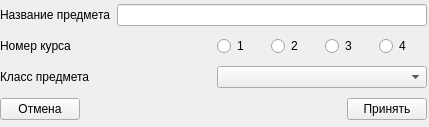
<?xml version="1.0" encoding="UTF-8"?>
<ui version="4.0">
 <class>Form</class>
 <widget class="QWidget" name="Form">
  <property name="geometry">
   <rect>
    <x>0</x>
    <y>0</y>
    <width>429</width>
    <height>127</height>
   </rect>
  </property>
  <property name="sizePolicy">
   <sizepolicy hsizetype="Fixed" vsizetype="Fixed">
    <horstretch>0</horstretch>
    <verstretch>0</verstretch>
   </sizepolicy>
  </property>
  <property name="minimumSize">
   <size>
    <width>429</width>
    <height>127</height>
   </size>
  </property>
  <property name="maximumSize">
   <size>
    <width>429</width>
    <height>127</height>
   </size>
  </property>
  <property name="windowTitle">
   <string>Редактор предмета</string>
  </property>
  <widget class="QWidget" name="">
   <property name="geometry">
    <rect>
     <x>0</x>
     <y>0</y>
     <width>427</width>
     <height>125</height>
    </rect>
   </property>
   <layout class="QVBoxLayout" name="verticalLayout">
    <item>
     <layout class="QHBoxLayout" name="horizontalLayout_5">
      <item>
       <widget class="QLabel" name="label">
        <property name="text">
         <string>Название предмета</string>
        </property>
       </widget>
      </item>
      <item>
       <widget class="QLineEdit" name="lineEdit">
        <property name="minimumSize">
         <size>
          <width>300</width>
          <height>0</height>
         </size>
        </property>
       </widget>
      </item>
     </layout>
    </item>
    <item>
     <layout class="QHBoxLayout" name="horizontalLayout_3">
      <item>
       <widget class="QLabel" name="label_2">
        <property name="text">
         <string>Номер курса</string>
        </property>
       </widget>
      </item>
      <item>
       <layout class="QHBoxLayout" name="horizontalLayout">
        <item>
         <widget class="QRadioButton" name="radioButton">
          <property name="text">
           <string>1</string>
          </property>
         </widget>
        </item>
        <item>
         <widget class="QRadioButton" name="radioButton_2">
          <property name="text">
           <string>2</string>
          </property>
         </widget>
        </item>
        <item>
         <widget class="QRadioButton" name="radioButton_3">
          <property name="text">
           <string>3</string>
          </property>
         </widget>
        </item>
        <item>
         <widget class="QRadioButton" name="radioButton_4">
          <property name="text">
           <string>4</string>
          </property>
         </widget>
        </item>
       </layout>
      </item>
     </layout>
    </item>
    <item>
     <layout class="QHBoxLayout" name="horizontalLayout_2">
      <item>
       <widget class="QLabel" name="label_3">
        <property name="text">
         <string>Класс предмета</string>
        </property>
       </widget>
      </item>
      <item>
       <widget class="QComboBox" name="comboBox"/>
      </item>
     </layout>
    </item>
    <item>
     <layout class="QHBoxLayout" name="horizontalLayout_4">
      <item>
       <widget class="QPushButton" name="pushButton_2">
        <property name="text">
         <string>Отмена</string>
        </property>
       </widget>
      </item>
      <item>
       <spacer name="horizontalSpacer">
        <property name="orientation">
         <enum>Qt::Horizontal</enum>
        </property>
        <property name="sizeHint" stdset="0">
         <size>
          <width>40</width>
          <height>20</height>
         </size>
        </property>
       </spacer>
      </item>
      <item>
       <widget class="QPushButton" name="pushButton">
        <property name="text">
         <string>Принять</string>
        </property>
       </widget>
      </item>
     </layout>
    </item>
   </layout>
  </widget>
 </widget>
 <resources/>
 <connections/>
</ui>
